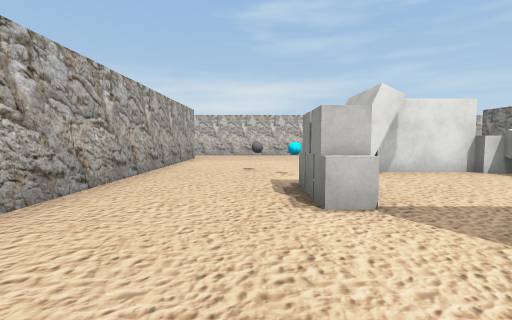
View 1 (above)

19 first-person views from a walk through a 3-D level made in the Unity game engine. The camera is 1.3 m above the floor, tilts 4° down and sees 85° across. The floor is counted in squares, 2 m on a side. Each view is taken from the middle of a square. On the plan, view 1 faces up. The plan holds only what a view shows up to about 9 squares ahead; the rest is blank. The player character is not drawn. Some surface patterns are stand-ins.

View 2
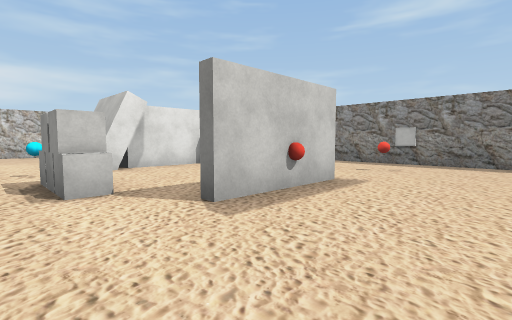

View 3
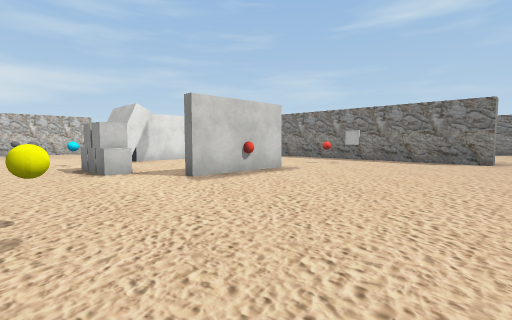

View 4
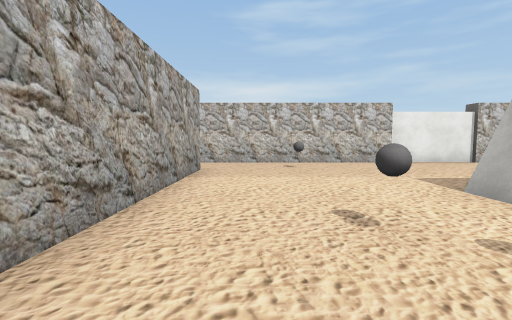

View 5
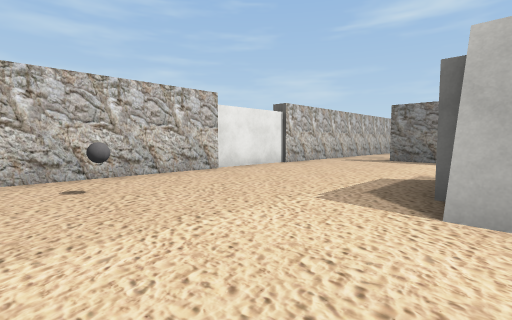

View 6
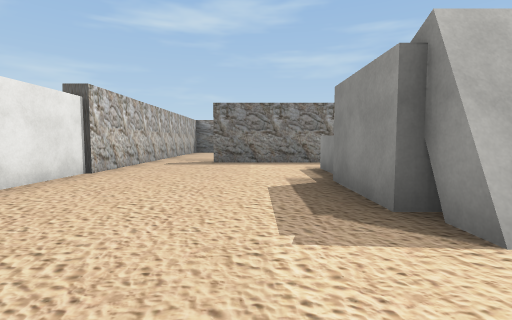

View 7
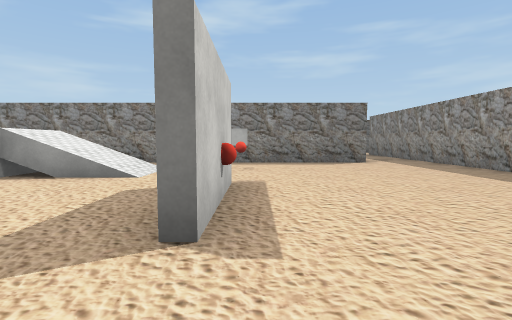

View 8
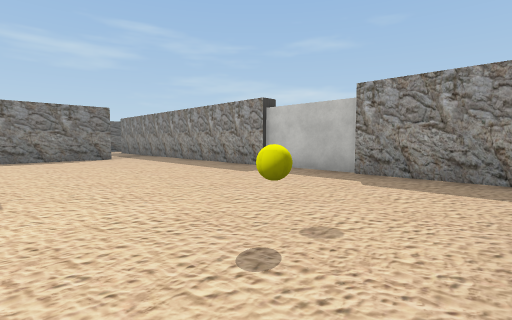

View 9
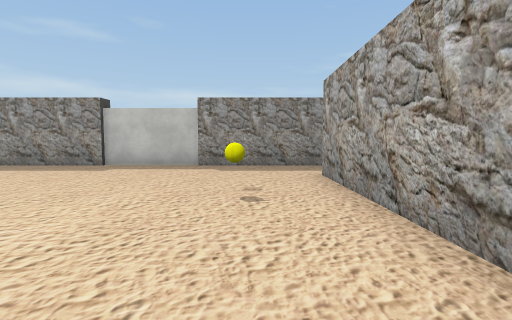

View 10
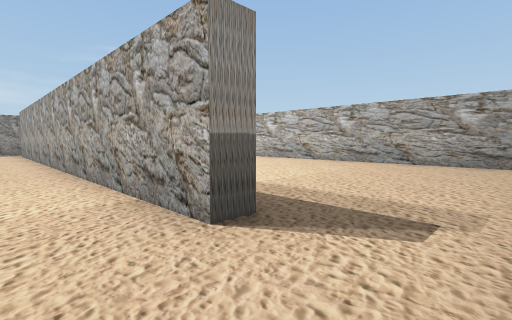

View 11
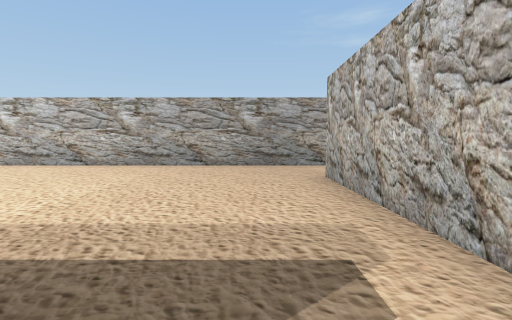

View 12
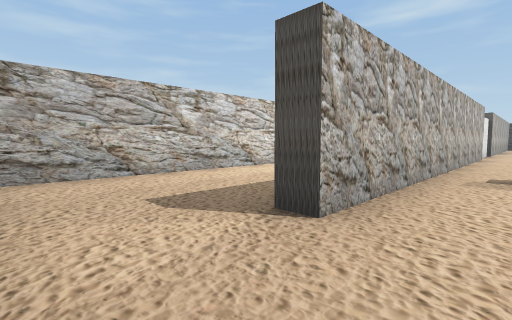

View 13
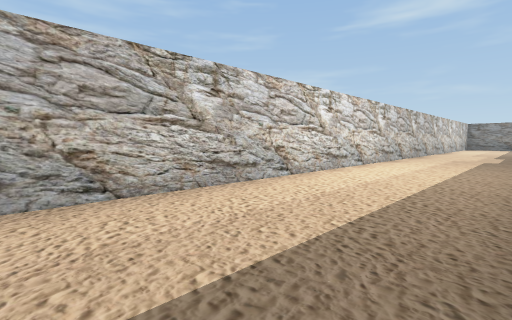

View 14
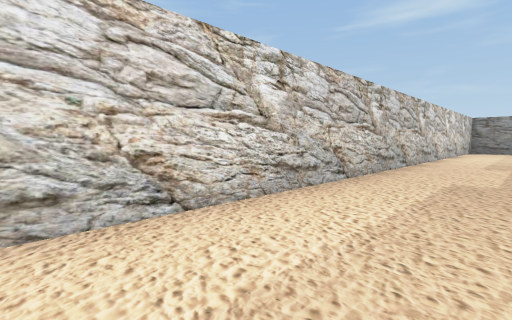

View 15
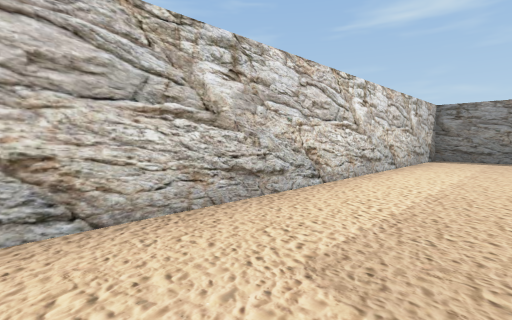

View 16
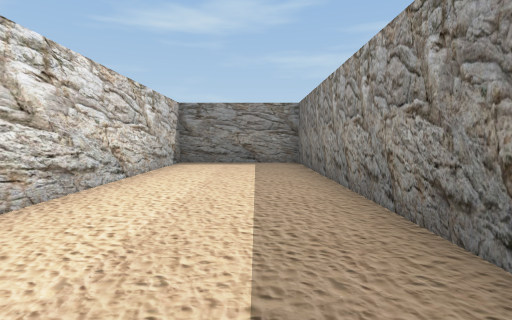

View 17
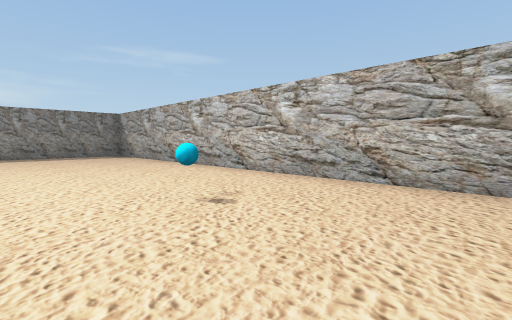

View 18
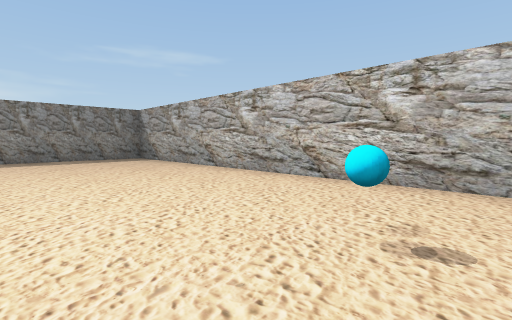

View 19
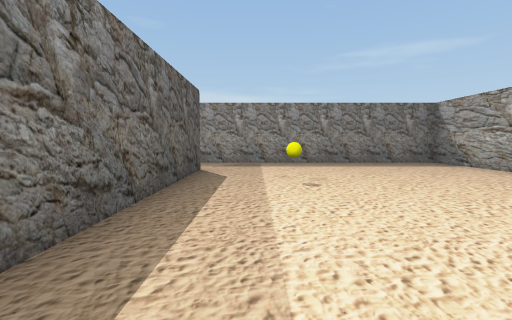

### Floor plan
Points are (right, up) in squares from view 1. A wall is a line through its corners. A room is listed if a view was taken in it or the views show most of it. See-through windows are left out.
Room 1 (views 1, 2, 3, 4, 5, 6, 7, 8, 9, 10, 11)
walls: (2.6, 5.5) (1.9, 5.5); (4.9, 4.9) (4.9, 5.5); (4.6, 5.7) (2.5, 5.7); (4.4, 1.4) (1.8, 1.4); (1.7, 6.9) (1.7, 7.5) (2.5, 7.5); (2.5, 7.7) (4.5, 7.7); (8.3, 2.4) (8.3, 10.2); (-2.8, 10.3) (-2.2, 10.3) (-2.2, -2.2); (8.8, -2.3) (8.3, -2.3) (8.3, 0.6); (-2.6, -4.3) (9.1, -4.3); (9, 12.2) (-2.5, 12.2)
low walls: (2.5, 5.7) (2.5, 6.2)
ways out: opening at (-3, -3) to room 2; opening at (-3, 11.5) to room 2; opening at (8, -3); opening at (8, 11.5)
objects: yellow ball (-1, 0); grey ball (0, 6); grey ball (0, 11); cube (1, 3); cube (1, 4); ball (1, 5); red ball (3, 1); other object (6, 1)
Room 2 (views 12, 17, 18, 19)
walls: (-2.8, -2.2) (-2.8, 2.8); (-2.5, 12.2) (-7, 12.2); (-9.3, 12.9) (-9.3, -4.3) (-2.6, -4.3)
ways out: opening at (-3, -3) to room 1; opening at (-3, 11.5) to room 1; opening at (-8.5, 13) to room 3
objects: ball (-7, 5); yellow ball (-5, 0)
Room 3 (views 13, 14, 15, 16)
walls: (8.2, 12.7) (15.3, 12.7) (15.3, 16.2) (-8.9, 16.2); (-7, 12.2) (-7, 12.8)
ways out: opening at (-8.5, 13) to room 2

Positions as (right, up) in squares from view 1, and headings:
1: (0, 0), facing up
2: (0, -1), facing up-right
3: (-1, -3), facing up-right
4: (-1, 4), facing up
5: (-1, 7), facing up-right
6: (0, 9), facing right
7: (0, 1), facing right
8: (-2, 1), facing down-right
9: (-1, 3), facing down
10: (-1, 12), facing down-left
11: (-2, 11), facing left
12: (-9, 11), facing up-right
13: (-8, 13), facing up-right
14: (-2, 14), facing up-right
15: (5, 14), facing up-right
16: (7, 14), facing right
17: (-5, 8), facing down-left
18: (-5, 6), facing down-left
19: (-4, 4), facing down
